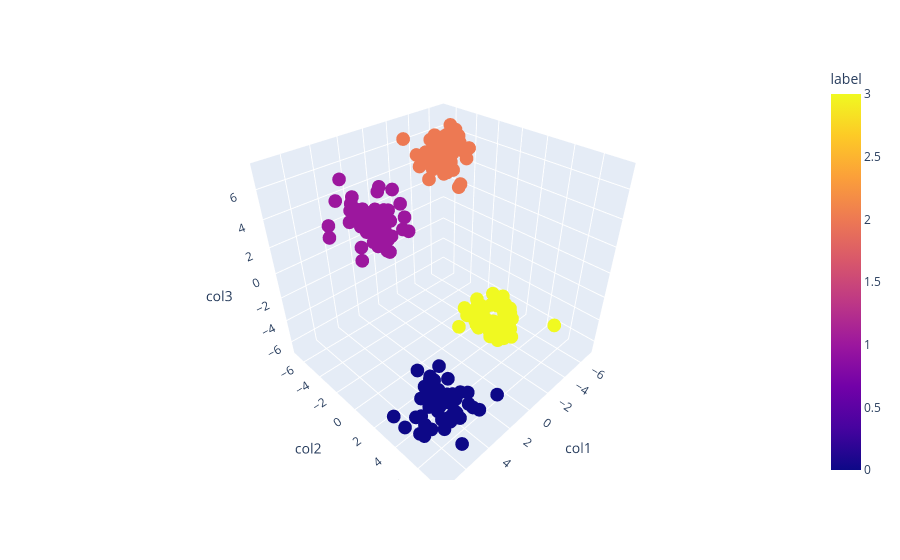

Notebook code for this chart:
### Code cell
km = KMeans(n_clusters=4)
y_pred = km.fit_predict(X)
df = pd.DataFrame()
df['col1'] = X[:,0]
df['col2'] = X[:,1]
df['col3'] = X[:,2]
df['label'] = y_pred
fig = px.scatter_3d(df,x='col1',y='col2',z='col3',color='label')
fig.show()

### Figure 1 — Plotly figure (JSON) as saved in the notebook; plotly's stock layout.template omitted (floating-point values rounded to 4 significant figures; data arrays with more than 128 entries replaced by an {"elided": "..."} marker saying what was removed)
{"data": [{"hovertemplate": "col1=%{x}<br>col2=%{y}<br>col3=%{z}<br>label=%{marker.color}<extra></extra>", "legendgroup": "", "marker": {"color": {"elided": "200 int values"}, "coloraxis": "coloraxis", "symbol": "circle"}, "mode": "markers", "name": "", "scene": "scene", "showlegend": false, "type": "scatter3d", "x": {"elided": "200 float values"}, "y": {"elided": "200 float values"}, "z": {"elided": "200 float values"}}], "layout": {"coloraxis": {"colorbar": {"title": {"text": "label"}}, "colorscale": [[0, "#0d0887"], [0.1111, "#46039f"], [0.2222, "#7201a8"], [0.3333, "#9c179e"], [0.4444, "#bd3786"], [0.5556, "#d8576b"], [0.6667, "#ed7953"], [0.7778, "#fb9f3a"], [0.8889, "#fdca26"], [1, "#f0f921"]]}, "legend": {"tracegroupgap": 0}, "margin": {"t": 60}, "scene": {"domain": {"x": [0, 1], "y": [0, 1]}, "xaxis": {"title": {"text": "col1"}}, "yaxis": {"title": {"text": "col2"}}, "zaxis": {"title": {"text": "col3"}}}}}
